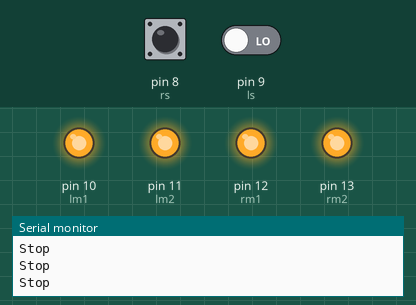
Simulated run of this sketch. Board: Arduino Uno, built with avr-gcc and run on an emulated ATmega328P. Shown: output pins drawn as LEDs (lit = HIGH), the last lines printed to the serial monitor. Dashed ring = blinking. Inputs (shaded band) come from the test bench; at power-on: pin 8 (rs) LOW, pin 9 (ls) LOW.

Above: at 1.2 s.
1.3 s: pin 8 (rs) driven HIGH
At 2.5 s:
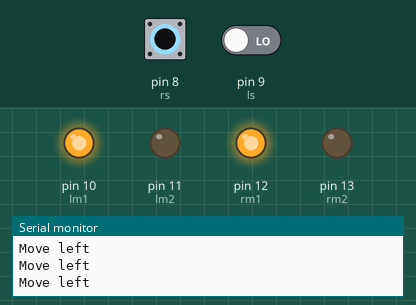
2.8 s: pin 9 (ls) driven HIGH
At 3.7 s:
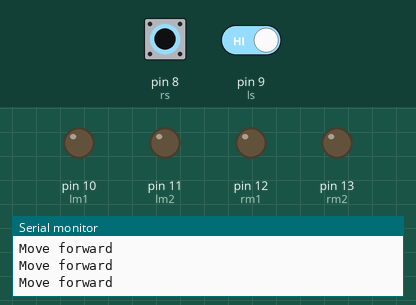
4.3 s: pin 8 (rs) driven LOW
At 4.8 s:
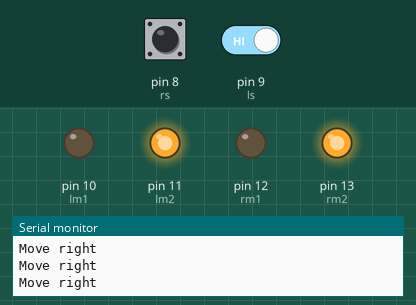
5.8 s: pin 9 (ls) driven LOW
At 6.8 s:
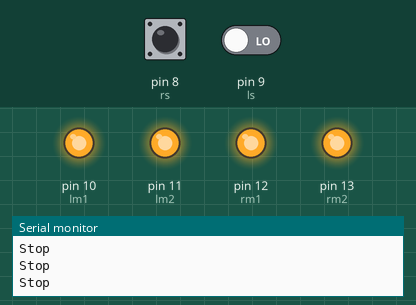
7.3 s: pin 8 (rs) driven HIGH and pin 9 (ls) driven HIGH
At 8.4 s:
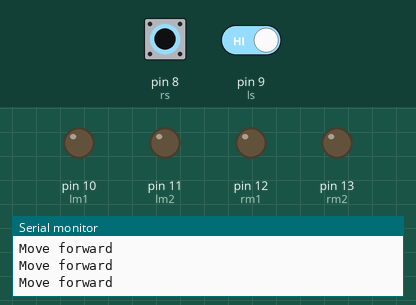
10.3 s: pin 8 (rs) pulsed LOW 5 times (0.12 s each, 0.3 s apart)
At 10.38 s:
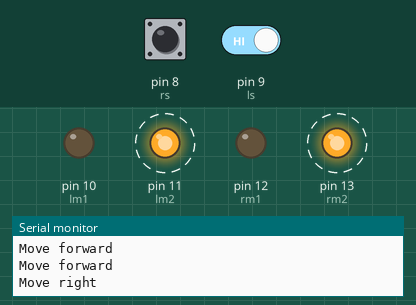
Timing chart, 0 to 13.3 s (numbered marks = the images above; inputs shaded):
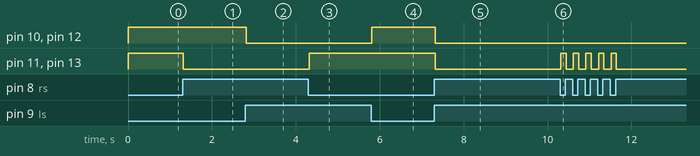

Measured:
- after the input at 1.3 s, pin 11 (lm2), pin 13 (rm2): HIGH → LOW at once
- after the input at 2.8 s, pin 10 (lm1), pin 12 (rm1): HIGH → LOW at once
- after the input at 4.3 s, pin 11 (lm2), pin 13 (rm2): LOW → HIGH at once
- after the input at 5.8 s, pin 10 (lm1), pin 12 (rm1): LOW → HIGH at once
- after the input at 7.3 s, pin 10 (lm1), pin 11 (lm2), pin 12 (rm1), pin 13 (rm2): HIGH → LOW at once
- after the input at 10.3 s, pin 11 (lm2), pin 13 (rm2): alternates HIGH for 0.13 s and LOW for 0.17 s, 10 changes in all, then stays LOW, starting at once

The sketch:

Motor_driver_IR_test.ino
```cpp
int rs = 8;
int ls = 9;
//int trig = A2;
//int echo = A1;
int lm1 = 10;
int lm2 = 11;
int rm1 = 12;
int rm2 = 13;

//long duration;
//long distance;

void setup() {
  // put your setup code here, to run once:
  //pinMode(trig,OUTPUT);
  //pinMode(echo,INPUT);
  pinMode(rs,INPUT);
  pinMode(ls,INPUT);
  pinMode(lm1,OUTPUT);
  pinMode(lm2,OUTPUT);
  pinMode(rm1,OUTPUT);
  pinMode(rm2,OUTPUT);


  Serial.begin(9600);
}

void loop() {
  // put your main code here, to run repeatedly:
      /*
        digitalWrite(trig, LOW);              //sets trigger pin low
        delayMicroseconds(2);                 // gives delay of 2us before setting trigger pin high

        digitalWrite(trig, HIGH);             // sets trigger pin high
        delayMicroseconds(10);                // keep trigger pin high for 10us
        digitalWrite(trig, LOW);

        duration = pulseIn(echo, HIGH);
        distance = duration*0.034/2;
        */
  if(digitalRead(rs) && digitalRead(ls)){
    Serial.println("Move forward");
    digitalWrite(lm1, LOW);
    digitalWrite(lm2, LOW);
    digitalWrite(rm1, LOW);
    digitalWrite(rm2, LOW);
  }
  else if(!(digitalRead(rs)) && (digitalRead(ls))){
    Serial.println("Move right");
    digitalWrite(lm1, LOW);
    digitalWrite(lm2, HIGH);
    digitalWrite(rm1, LOW);
    digitalWrite(rm2, HIGH);
  }
  else if((digitalRead(rs)) && !(digitalRead(ls))){
    Serial.println("Move left");
    digitalWrite(lm1, HIGH);
    digitalWrite(lm2, LOW);
    digitalWrite(rm1, HIGH);
    digitalWrite(rm2, LOW);
  }
  else if(!(digitalRead(rs)) && !(digitalRead(ls))){
    Serial.println("Stop");
    digitalWrite(lm1, HIGH);
    digitalWrite(lm2, HIGH);
    digitalWrite(rm1, HIGH);
    digitalWrite(rm2, HIGH);
  }
}
```
